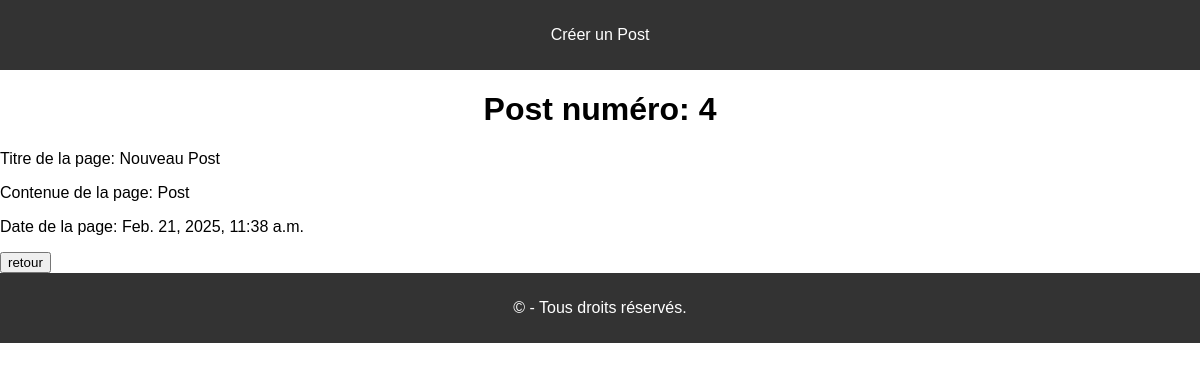
The app's page /posts/4/ with its own data.
### blog/models.py (models this page shows, shortened)
class Post(models.Model):
    title = models.CharField(max_length=200)
    content = models.TextField()
    created_at = models.DateTimeField(auto_now_add=True)

### blog/views.py (the view)
# urls.py: path('posts/<int:id>/', details_posts, name='details_posts'),
def details_posts(request, id):
    post = get_object_or_404(Post, id=id)
    return render(request, 'blog/posts_detail.html', {'post': post})

### blog/templates/blog/posts_detail.html (shortened to what this page needs)
<header>
    <nav>
        <ul>
            <li><a href="{% url 'form_post' %}">Créer un Post</a></li>
        </ul>
    </nav>
</header>
<h1>Post numéro: {{ post.id }}</h1>
<p>Titre de la page: {{ post.title }}</p>
<p>Contenue de la page: {{ post.content }}</p>
<p>Date de la page: {{ post.created_at }}</p>
<a href="{% url 'post_list' %}"><button>retour</button></a>
<footer>
    <p>&copy; - Tous droits réservés.</p>
</footer>

### blog/templates/blog/posts_detail.html (style rules this page uses)
header, footer { text-align: center; background-color: #333; color: #fff; padding: 10px; }
header nav ul { padding: 0; list-style: none; }
header nav ul li { display: inline; margin: 0 10px; }
header nav ul li a { color: #fff; text-decoration: none; }
h1 { text-align: center; }

### records on screen
Post: id "4", title "Nouveau Post", content "Post", created_at "Feb. 21, 2025, 11:38 a.m."
